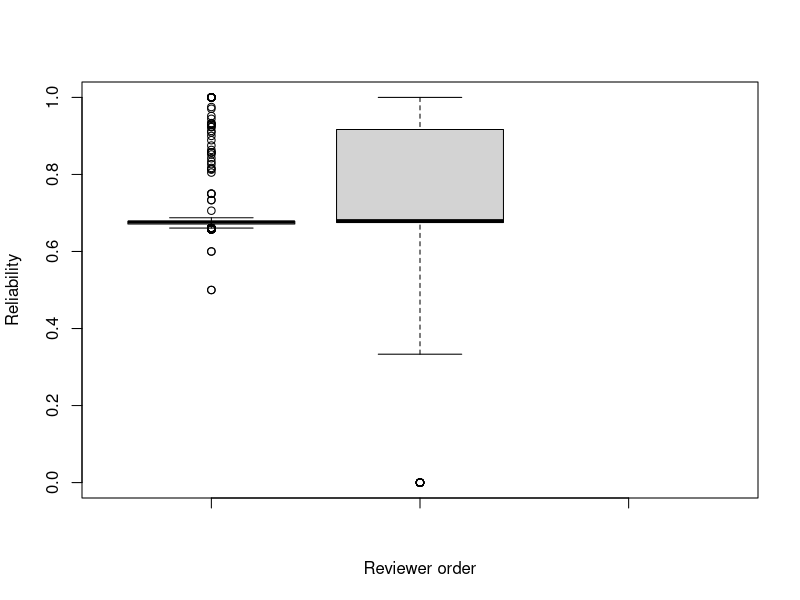

R code for this plot: (Note: this script raises an error after producing the figure.)
########################
## SANER2015 RQ2
## @author:Toshiki Hirao
## @createdOn:2015/10/15
########################

### Set data
# num1にnumOfPatchsets_1_Start10000-End70814_RQ2.csvをcsv形式で読込
# num2, num3も同様
num1 <- data.frame() #初期化
num2 <- data.frame()
num3 <- data.frame()

num1 <- read.csv("CSVdata_q/numOfPatchsets_1.csv"
                 ,sep=",", header=TRUE)
num2 <- read.csv("CSVdata_q/numOfPatchsets_2.csv"
                 ,sep=",", header=TRUE)
num3 <- read.csv("CSVdata_q/numOfPatchsets_2.csv"
                 ,sep=",", header=TRUE)

### Separate infomation by CommentIndex
# 3つのvotingコメントがあったパッチ情報(num3)に対して，CommentIndex別で3分割した．
# Index3_1: num3で，CommentIndex = 1の情報
# Index3_2: num3で，CommentIndex = 2の情報
# Index3_3: num3で，CommentIndex = 3の情報
index3_1 <- data.frame()
index3_2 <- data.frame()
index3_3 <- data.frame()

# nrow(num3)はnum3の行数を指す
for(i in 1:nrow(num3)){
  # もし，num3のi行目のCommentIndexが１, num3のi行目のStatusがMergedの場合を指す
  # ちなみに，num3$--- のドルマークの意味は，そのtableのある列を指定したい時に使用する
  if(num3$CommentIndex[i] == 1 && num3$Status[i] == "merged"){
    # index3_1にnum3のi行目を挿入する
    #   rbind()は指定した行を抽出する関数
    #   num3[i, ]はi行目のセル全体を指す
    #   ちなみに，num3[ ,j]はj列目のセル全体を指す
    index3_1 <- rbind(index3_1, num3[i,])
  }
}
###同様
for(i in 1:nrow(num3)){
  if(num3$CommentIndex[i] == 2 && num3$Status[i] == "merged"){
    index3_2 <- rbind(index3_2, num3[i,])
  }
}
###同様
for(i in 1:nrow(num3)){
  if(num3$CommentIndex[i] == 3 && num3$Status[i] == "merged"){
    index3_3 <- rbind(index3_3, num3[i,])
  }
}

# 箱ヒゲ図:boxplot(指定した指標分の箱ヒゲ図分布が出る)
boxplot(index3_1$CurrentPar, index3_2$CurrentPar, index3_3$CurrentPar, xlab="Reviewer order", ylab="Reliability")
# Wilcox.test: ウィルコクソン検定
wilcox.test(index3_1$CurrentPar, index3_2$CurrentPar, correct = FALSE)
wilcox.test(index3_2$CurrentPar, index3_3$CurrentPar, correct = FALSE)
wilcox.test(index3_3$CurrentPar, index3_1$CurrentPar, correct = FALSE)
# これは指定した指標の概要情報．ま，特に必要ないが，見てみると良い！
summary(index3_1$CurrentPar)
summary(index3_2$CurrentPar)
summary(index3_3$CurrentPar)

boxplot(index3_1$score, index3_2$score, index3_3$score)

### number of patchset's voting(+1, -1) is 2
index2_1 <- data.frame()
index2_2 <- data.frame()

for(i in 1:nrow(num2)){
  if(num2$CommentIndex[i] == 1){
    index2_1 <- rbind(index2_1, num2[i,])
  }
}
for(i in 1:nrow(num2)){
  if(num2$CommentIndex[i] == 2){
    index2_2 <- rbind(index2_2, num2[i,])
  }
}
boxplot(index2_1$CurrentPar, index2_2$CurrentPar, xlab="Reviewer order", ylab="Reliability")
wilcox.test(index2_1$CurrentPar, index2_2$CurrentPar)
summary(index2_1$CurrentPar)
summary(index2_2$CurrentPar)

### number of patchset's voting(+1, -1) is 1
index1_1 <- data.frame()

for(i in 1:nrow(num1)){
  if(num1$CommentIndex[i] == 1){
    index1_1 <- rbind(index1_1, num1[i,])
  }
}
boxplot(index1_1$CurrentPar, xlab="Reviewer order", ylab="Reliability")
summary(index1_1$CurrentPar)
